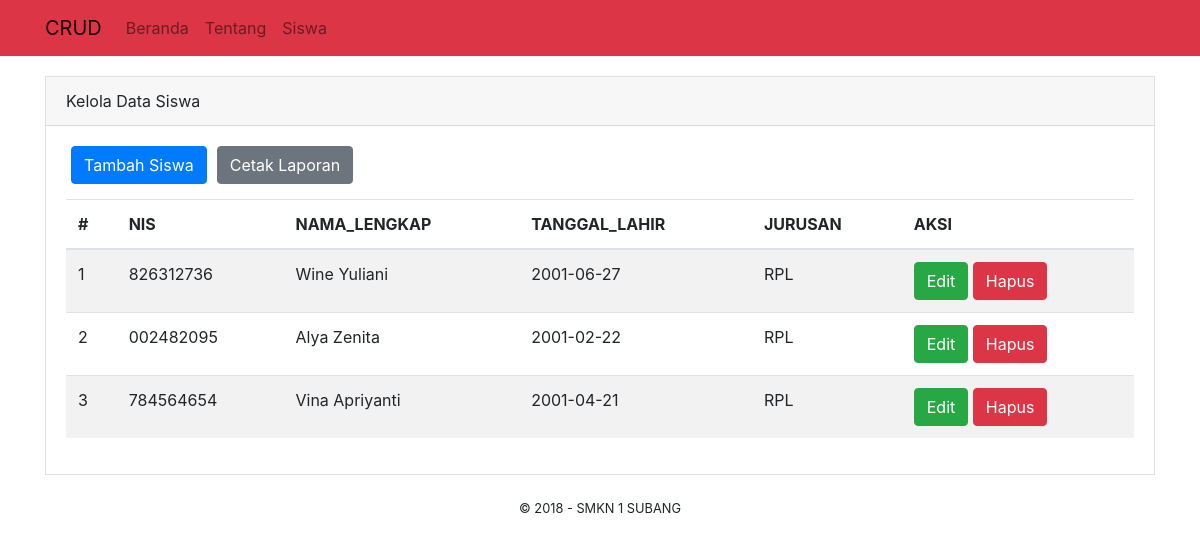
/index.php/siswa, run on the app's committed database.
### tables this page shows
CREATE TABLE `siswa` (
  `siswa_id` int(11) NOT NULL,
  `nisn` char(10) NOT NULL,
  `nis` char(10) NOT NULL,
  `nama_lengkap` varchar(255) NOT NULL,
  `jk` enum('L','P') NOT NULL,
  `tempat_lahir` varchar(255) NOT NULL,
  `tanggal_lahir` date NOT NULL,
  `alamat` text NOT NULL,
  `jurusan` enum('RPL','TKJ','DG','TBSM','TPM','AKL','OTKP','BDP') NOT NULL,
  `tanggal_entri` datetime NOT NULL
);

### application/controllers/Siswa.php (called while the page is built, shortened)
<?php
     class Siswa extends CI_Controller{
          function index(){
               $siswa = $this->db->get("siswa");
               $data["query"] = $siswa;
               $data["content"] = "pages/siswa_index";
               $this->load->view("template", $data);
          }
     }
?>

### index.php (called while the page is built, shortened)
<?php
require_once BASEPATH.'core/CodeIgniter.php';

### application/views/pages/siswa_index.php (the view)
<div class="card card-default" style="border-radius: 0px;margin: 20px 0;">
     <div class="card-header">Kelola Data Siswa</div>
     <div class="card-body">
          <?php
               echo anchor('siswa/tambah','Tambah Siswa','class="btn btn-primary"
               style="margin:0 5px; margin-bottom: 15px;" ');
               echo anchor ('siswa/laporan','Cetak Laporan ','class="btn btn-secondary" style="margin: 0 5px; margin-bottom: 15px;"');
               ?>
          <table class="table table-striped">
               <thead>
                    <tr>
                         <th scope="col">#</th>
                         <th scope="col">NIS</th>
                         <th scope="col">NAMA_LENGKAP</th>
                         <th scope="col">TANGGAL_LAHIR</th>
                         <th scope="col">JURUSAN</th>
                         <th scope="col">AKSI</th>
                    </tr>
               </thead>
               <tbody>
                    <?php
                         if ($query->num_rows() > 0) {
                              $no = 1;
                              foreach ($query->result() as $row) {
                                   echo '
                                        <tr>
                                             <td>'.$no++.'</td>
                                             <td>'.$row->nis.'</td>
                                             <td>'.$row->nama_lengkap.'</td>
                                             <td>'.$row->tanggal_lahir.'</td>
                                             <td>'.$row->jurusan.'</td>
                                             <td>
                                                  '.anchor('siswa/edit/'.$row->siswa_id, 'Edit', 'class="btn btn-xs btn-success"').'
                                                  '.anchor('siswa/hapus/'.$row->siswa_id, 'Hapus', 'class="btn btn-xs btn-danger"').'
                                             </td>
                                        </tr>
                                   ';
                              }
                         }else{
                              echo '
                                   <tr>
                                        <td colspan="6" class="text-center">Data masih kosong !</td>
                                   </tr>
                              ';
                         }
                    ?>
               </tbody>
          </table>
     </div>
</div>

### application/views/template.php (shortened to what this page needs)
<!DOCTYPE html>
<html>
     <head>
          <link rel="stylesheet" href="<?php echo base_url('assets/css/bootstrap.min.css'); ?>" />
     </head>
     <body>
          <nav class="navbar navbar-expand-lg navbar-light bg-danger " >
               <div class="container">
                    <a class="navbar-brand" href="#">CRUD</a>
                    <div class="collapse navbar-collapse" id="navbarNavAltMarkup" >
                         <div class="navbar-nav">
                              <?php
                                   echo anchor('beranda','Beranda','class="nav-item nav-link"');
                                   echo anchor('tentang','Tentang','class="nav-item nav-link"');
                                   echo anchor('siswa','Siswa','class="nav-item nav-link"');
                              ?>
                         </div>
                    </div>
               </div>
          </nav>
          <div class="container">
               <?php $this->load->view($content); ?>
          </div>
          <center><small>&copy; 2018 - SMKN 1 SUBANG</small></center>
     </body>
</html>

### data on the page
siswa: nis "826312736", nama_lengkap "Wine Yuliani", tanggal_lahir "2001-06-27", jurusan "RPL", siswa_id "Edit", siswa_id "Hapus"
siswa: nis "002482095", nama_lengkap "Alya Zenita", tanggal_lahir "2001-02-22", jurusan "RPL", siswa_id "Edit", siswa_id "Hapus"
siswa: nis "784564654", nama_lengkap "Vina Apriyanti", tanggal_lahir "2001-04-21", jurusan "RPL", siswa_id "Edit", siswa_id "Hapus"

### other printed values
anchor('beranda','Beranda','class="nav-item nav-link"') "Beranda"
anchor('tentang','Tentang','class="nav-item nav-link"') "Tentang"
anchor('siswa','Siswa','class="nav-item nav-link"') "Siswa"
